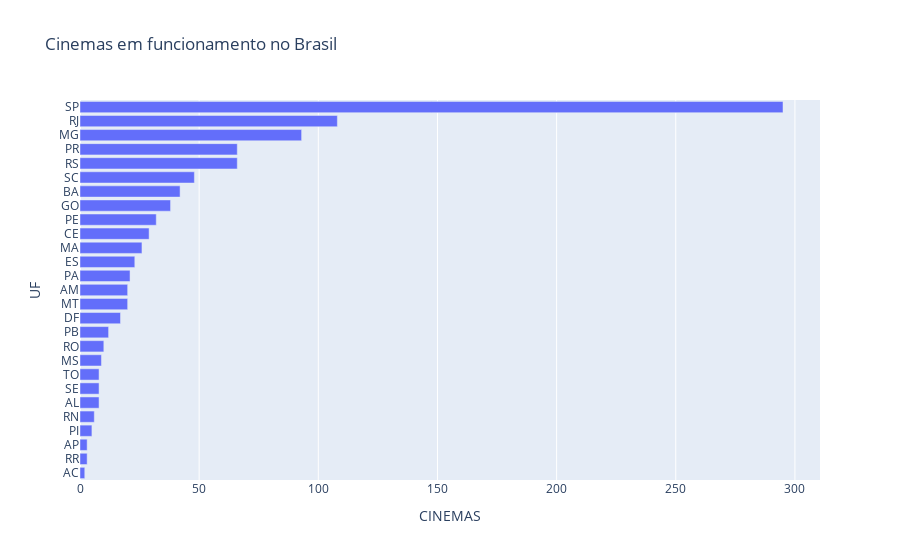

Notebook cell for this chart:
### Code cell
fig = px.bar(
    data_frame=cinemas_uf,
    x='CINEMAS',
    y='UF',
    orientation='h',
    title='Cinemas em funcionamento no Brasil'
)

fig.update_yaxes(autorange="reversed")
fig.show()

### Figure 1 — Plotly figure (JSON) as saved in the notebook; plotly's stock layout.template omitted (floating-point values rounded to 4 significant figures)
{"data": [{"hovertemplate": "CINEMAS=%{x}<br>UF=%{y}<extra></extra>", "legendgroup": "", "marker": {"color": "#636efa", "pattern": {"shape": ""}}, "name": "", "orientation": "h", "showlegend": false, "textposition": "auto", "type": "bar", "x": [295, 108, 93, 66, 66, 48, 42, 38, 32, 29, 26, 23, 21, 20, 20, 17, 12, 10, 9, 8, 8, 8, 6, 5, 3, 3, 2], "xaxis": "x", "y": ["SP", "RJ", "MG", "PR", "RS", "SC", "BA", "GO", "PE", "CE", "MA", "ES", "PA", "AM", "MT", "DF", "PB", "RO", "MS", "TO", "SE", "AL", "RN", "PI", "AP", "RR", "AC"], "yaxis": "y"}], "layout": {"barmode": "relative", "legend": {"tracegroupgap": 0}, "title": {"text": "Cinemas em funcionamento no Brasil"}, "xaxis": {"anchor": "y", "domain": [0, 1], "title": {"text": "CINEMAS"}}, "yaxis": {"anchor": "x", "autorange": "reversed", "domain": [0, 1], "title": {"text": "UF"}}}}
